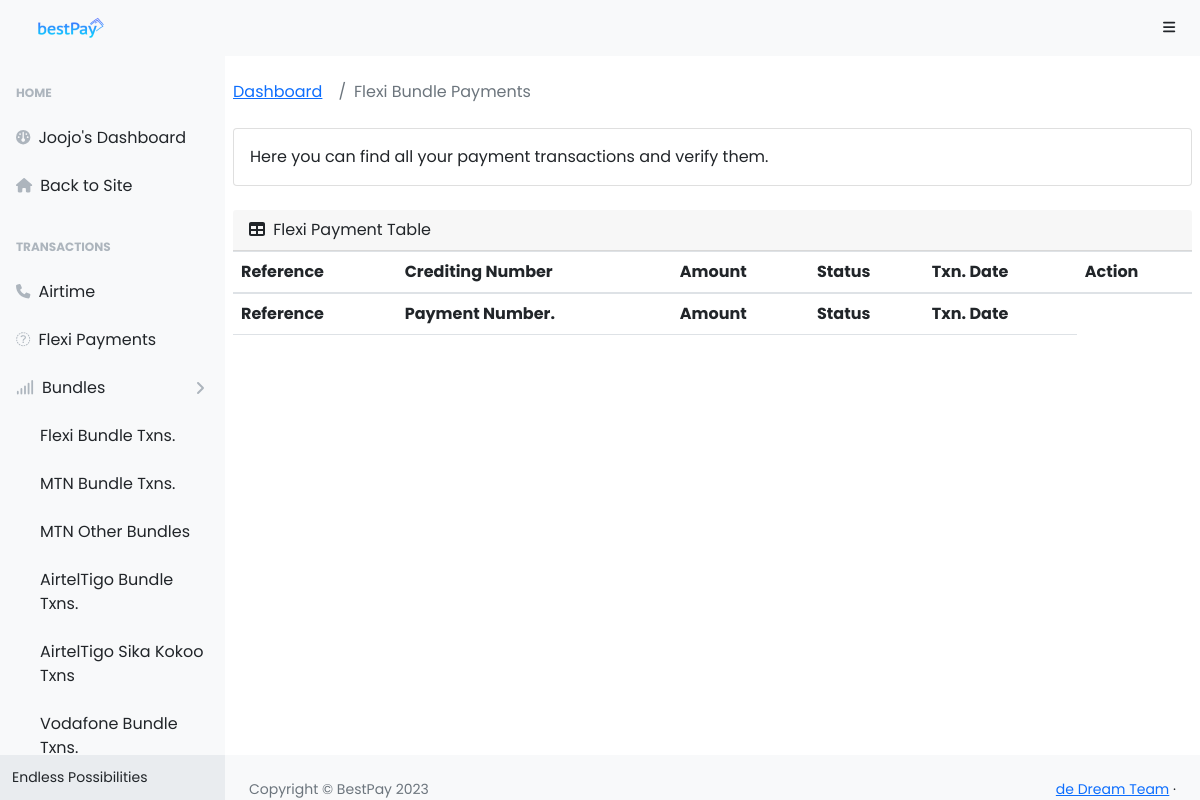
The app's page /dashboard/flexi-payment-table (signed in), older data.
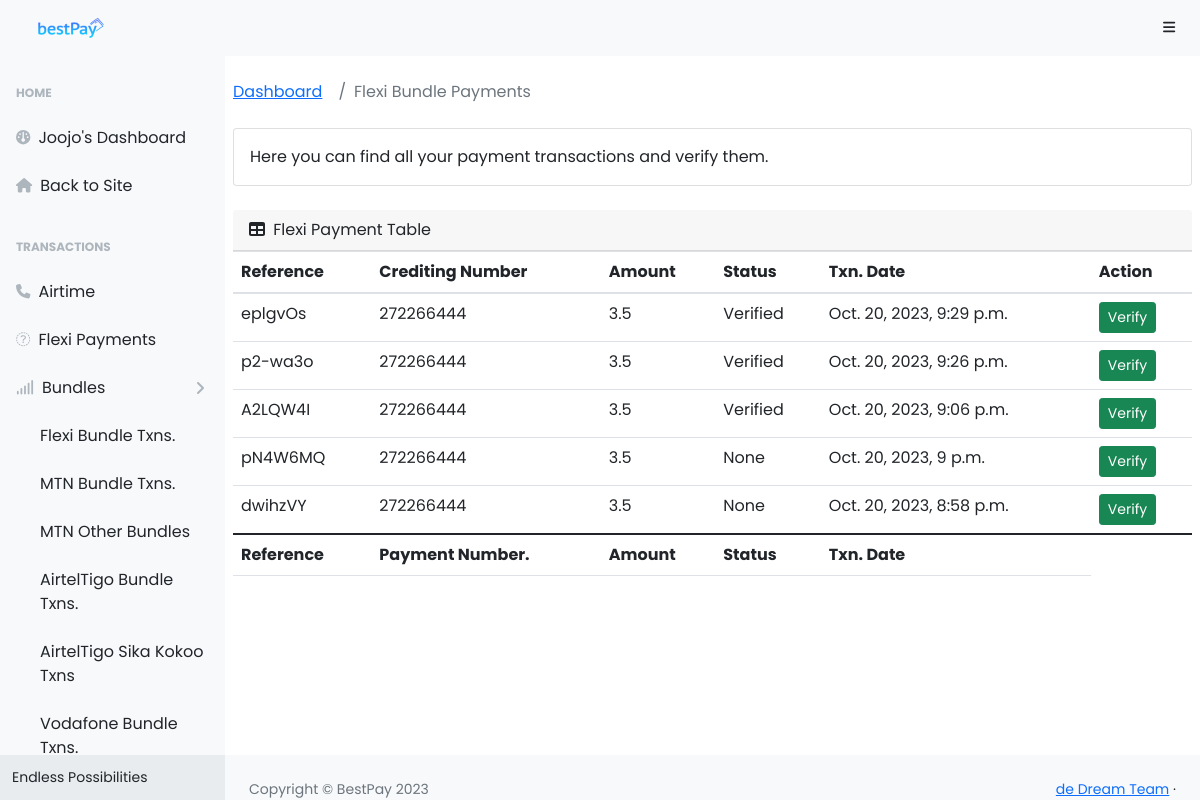
The same page, newer data.
### bestPayApp/models.py (models this page shows, shortened)
class CustomUser(AbstractUser):
    first_name = models.CharField(max_length=100, null=False, blank=False)
    last_name = models.CharField(max_length=100, null=False, blank=False)
    username = models.CharField(max_length=100, null=False, blank=False, unique=True)
    email = models.EmailField(max_length=250, null=False, blank=False)
    wallet = models.FloatField(null=True, blank=True, default=0.0)
    phone = models.PositiveIntegerField(null=True, blank=True)
    password1 = models.CharField(max_length=100, null=False, blank=False)
    password2 = models.CharField(max_length=100, null=False, blank=False)

class Payment(models.Model):
    user = models.ForeignKey(CustomUser, on_delete=models.CASCADE)
    reference = models.CharField(max_length=256, null=False, blank=False)
    payment_number = models.CharField(max_length=256, null=True, blank=True)
    amount = models.FloatField(null=True, blank=True)
    payment_description = models.CharField(max_length=500, null=True, blank=True)
    transaction_status = models.CharField(max_length=256, null=True, blank=True)
    transaction_date = models.DateTimeField(auto_now_add=True)
    message = models.CharField(max_length=500, null=True, blank=True)
    payment_visited = models.BooleanField(blank=False, null=True)

### bestPayApp/dashboard/dashboardViews.py (the view)
# urls.py: path('dashboard/flexi-payment-table', dashboardViews.payment_table, name='flexi_payment_table'),
@login_required(login_url='login')
def payment_table(request):
    payments = models.Payment.objects.filter(user=request.user, payment_description="Ishare Payment").order_by('transaction_date').reverse()
    context = {'payments': payments}
    return render(request, "dashboard/layouts/payment-table.html", context=context)

### bestPayApp/templates/dashboard/layouts/payment-table.html (shortened to what this page needs)
{% extends 'dashboard/base.html' %}
    {% block content %}
        {% include 'dashboard/inc/navbar.html' %}
        <div id="layoutSidenav">
            {% include 'dashboard/inc/sideNav.html' %}
            <div id="layoutSidenav_content">
                <main>
                    <div class="container px-2">
                        <ol style="background-color: transparent" class="breadcrumb mb-4">
                            <li class="breadcrumb-item"><a href="{% url 'user-dashboard' %}">Dashboard</a></li>
                            <li class="breadcrumb-item active">Flexi Bundle Payments</li>
                        </ol>
                        <div class="card mb-4">
                            <div class="card-body">
                                Here you can find all your payment transactions and verify them.
                            </div>
                        </div>
                        <div class="mb-4">
                            <div class="card-header">
                                <i class="fas fa-table me-1"></i>
                                Flexi Payment Table
                            </div>
                            <div class="table-responsive">
                                <table class="table" id="table_id">
                                    <thead>
                                        <tr>
                                            <th>Reference</th>
                                            <th>Crediting Number</th>
                                            <th>Amount</th>
                                            <th>Status</th>
                                            <th>Txn. Date</th>
                                            <th>Action</th>
                                        </tr>
                                    </thead>
                                    <tfoot>
                                        <tr>
                                            <th>Reference</th>
                                            <th>Payment Number.</th>
                                            <th>Amount</th>
                                            <th>Status</th>
                                            <th>Txn. Date</th>
                                        </tr>
                                    </tfoot>
                                    <tbody>
                                    {% for payment in payments %}
                                        <tr>
                                            <td>{{ payment.reference}}</td>
                                            <td>{{ payment.payment_number}}</td>
                                            <td>{{ payment.amount}}</td>
                                            <td>{{ payment.transaction_status}}</td>
                                            <td>{{ payment.transaction_date}}</td>
                                            <td><a href="{% url 'verify_payment' ref=payment.reference channel='ishare' %}" class="btn btn-sm btn-success">Verify</a></td>
                                        </tr>
                                    {% endfor %}
                                    </tbody>
                                </table>
                            </div>
                        </div>
                    </div>
                </main>
                {% include 'dashboard/inc/footer.html' %}
            </div>
        </div>
    {% endblock %}

### bestPayApp/templates/dashboard/base.html (shortened to what this page needs)
{% load static %}
<!DOCTYPE html>
<html lang="en">
    <head>
        <link href="https://cdn.jsdelivr.net/npm/simple-datatables@latest/dist/style.css" rel="stylesheet" />
        <link rel="stylesheet" href="https://cdn.jsdelivr.net/npm/bootstrap@4.0.0/dist/css/bootstrap.min.css">
        <link href="{% static 'dashboard/css/styles.css' %}" rel="stylesheet" />
        <link rel="stylesheet" type="text/css" href="https://cdn.datatables.net/1.13.1/css/jquery.dataTables.css">
    </head>
    <body class="sb-nav-fixed">
        {% block content %}
        {% endblock %}
    </body>
</html>

### bestPayApp/templates/dashboard/inc/navbar.html
{% load static %}
<nav class="sb-topnav navbar navbar-expand navbar-light bg-light">
            <a class="navbar-brand" href="{% url 'home' %}"><img src="{% static 'img/site/bp-brand.png' %}" alt=""></a>
            <button class="btn btn-link btn-sm order-1 order-lg-0 me-4 me-lg-0 ml-auto" id="sidebarToggle" href="#!"><i class="fas fa-bars"></i></button>
        </nav>

### bestPayApp/templates/dashboard/inc/sideNav.html (shortened to what this page needs)
<div id="layoutSidenav_nav">
                <nav class="sb-sidenav accordion sb-sidenav-light" id="sidenavAccordion">
                    <div class="sb-sidenav-menu">
                        <div class="nav">
                            <div class="sb-sidenav-menu-heading">Home</div>
                            <a class="nav-link" href="{% url 'user-dashboard' %}">
                                <div class="sb-nav-link-icon"><i class="fa-solid fa-gauge"></i></div>
                                {{ request.user.username | capfirst }}'s Dashboard
                            </a>
                            <a class="nav-link" href="{% url 'home' %}">
                                <div class="sb-nav-link-icon"><i class="fa-solid fa-house"></i></div>
                                Back to Site
                            </a>
                            <div class="sb-sidenav-menu-heading">Transactions</div>
                            <a class="nav-link collapsed" href="{% url 'user-dashboard' %}" aria-expanded="false" aria-controls="collapseLayouts">
                                <div class="sb-nav-link-icon"><i class="fa-solid fa-phone"></i></div>
                                Airtime
                            </a>
                            <a class="nav-link collapsed" href="{% url 'flexi_payment_table' %}" aria-expanded="false" aria-controls="collapseLayouts">
                                <div class="sb-nav-link-icon"><i class="fa-solid fa-money"></i></div>
                                Flexi Payments
                            </a>
                            <a class="nav-link collapsed" href="#" data-bs-toggle="collapse" data-bs-target="#collapseLayouts" aria-expanded="false" aria-controls="collapseLayouts">
                                <div class="sb-nav-link-icon"><i class="fa-solid fa-signal"></i></div>
                                Bundles
                                <div class="sb-sidenav-collapse-arrow"><i class="fas fa-angle-down"></i></div>
                            </a>
                            <div class="collapse show" id="collapseLayouts" aria-labelledby="headingOne" data-bs-parent="#sidenavAccordion">
                                <nav class="sb-sidenav-menu-nested nav">
                                    <a class="nav-link" href="{% url 'txn_table' keyword="ishare_bundles" %}">Flexi Bundle Txns.</a>
                                    <a class="nav-link" href="{% url 'txn_table' keyword="mtn_bundles" %}">MTN Bundle Txns.</a>
                                    <a class="nav-link" href="{% url 'txn_table' keyword="mtn_other_bundles" %}">MTN Other Bundles</a>
                                    <a class="nav-link" href="{% url 'txn_table' keyword="airteltigo_bundles" %}">AirtelTigo Bundle Txns.</a>
                                    <a class="nav-link" href="{% url 'txn_table' keyword="airteltigo_sika_kokoo" %}">AirtelTigo Sika Kokoo Txns</a>
                                    <a class="nav-link" href="{% url 'txn_table' keyword="vodafone_bundles" %}">Vodafone Bundle Txns.</a>
                                </nav>
                            </div>
                        </div>
                    </div>
                    <div class="sb-sidenav-footer">
                        <div class="small">Endless Possibilities</div>
                    </div>
                </nav>
            </div>

### bestPayApp/templates/dashboard/inc/footer.html
<footer class="pt-4 bg-light mt-auto">
                    <div class="container-fluid px-4">
                        <div class="d-flex align-items-center justify-content-between small">
                            <div class="text-muted">Copyright &copy; BestPay 2023</div>
                            <div>
                                <a href="#">de Dream Team</a>
                                &middot;
                            </div>
                        </div>
                    </div>
                </footer>

Row changes from the older to the newer data that the page shows:
added Payment: reference "eplgvOs", payment_number "272266444", amount "3.5", transaction_status "Verified", transaction_date "Oct. 20, 2023, 9:29 p.m."
added Payment: reference "p2-wa3o", payment_number "272266444", amount "3.5", transaction_status "Verified", transaction_date "Oct. 20, 2023, 9:26 p.m."
added Payment: reference "A2LQW4I", payment_number "272266444", amount "3.5", transaction_status "Verified", transaction_date "Oct. 20, 2023, 9:06 p.m."
added Payment: reference "pN4W6MQ", payment_number "272266444", amount "3.5", transaction_status "None", transaction_date "Oct. 20, 2023, 9 p.m."
added Payment: reference "dwihzVY", payment_number "272266444", amount "3.5", transaction_status "None", transaction_date "Oct. 20, 2023, 8:58 p.m."
